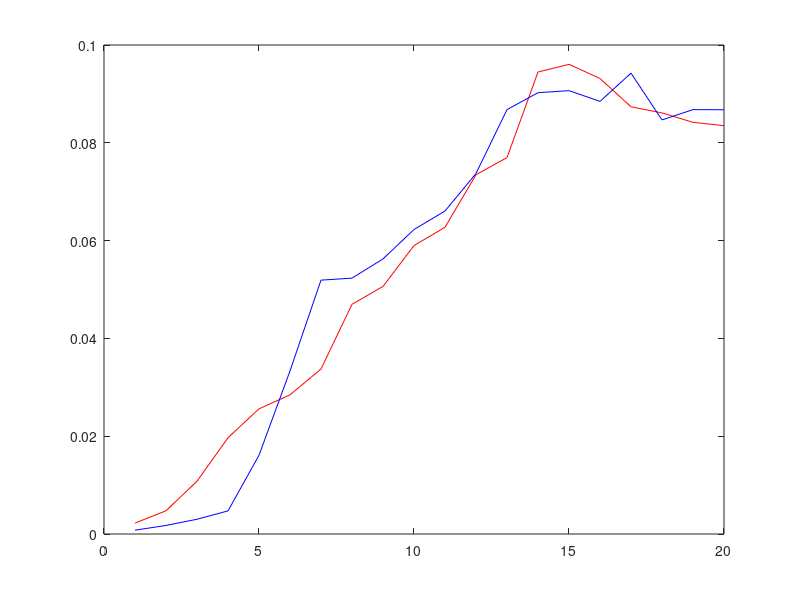

MATLAB code for this plot:
% maximals.m


% cost to move edge - bumpy
x = [0.5613806931867956,1.104245348477534,2.109153788566836,3.0280555553762563,2.9657467227643024,3.5653792378988087,5.2234235034006495,10.452537420714524,9.792394825492625,10.780424433163372,12.114464849398432,14.565620933917653,12.639974373076496];
x = [0.01051703633020079,0.03818699876252982,0.12510660823771538,0.22700796916152644,0.4927333690707887,1.1078625203552395,2.514993207077378,6.16359445511592,9.73514433676756,7.3480889749794835,7.065168143084311,8.020654192568802,14.148353718691457];

% SAD scale difference - bumpy
x = [0.014445171225788032,0.029033501557649926,0.04296168531600599,0.03776888480644146,0.023747172188653316,0.022742071278316567,0.04221148234627908,0.0563761343197893,0.05531678083389153,0.052262313110274294,0.05551009875669525,0.058680843992133504];
x = [0.00037485334390600634,0.0010214862220745181,0.0027299143835490085,0.0060933861831628635,0.00851595689786443,0.02042351788114802,0.0390396897490357,0.05761476370534377,0.055158363870869094,0.05058111135220095,0.05763331411590103,0.060532397888156814];

% entropy - typically always increases, bumpy
x = [0,0.16210938084661342,0.45972382991734256,0.5959319922473825,0.6628786483111216,0.6288636962608921,0.613668493474409,0.6640874789437993,0.6767475500645924,0.6881600976695305,0.7066751558534017,0.697493015513308,0.7070169338052363,0.7341242373922865,0.758856877815026,0.7473880676751987,0.7360607443537412,0.7180338999342243,0.737622466041045,0.7668837717269128];
% x = [0,0,0,0,0,0,0.10967644473526993,0.27312484285553,0.46761904044331976,0.5692643078364208,0.6262042681573251,0.6943795100112847,0.7582395963706469,0.7896314806984019,0.8151606404162837,0.825965680143078,0.8110849174901682,0.831611603147609,0.7937625280269596,0.7917635339580441];
% e - large
y = [0,0,0.10549397180000296,0.08821806010639363,0.24971632164323904,0.539371494777333,0.6546800736363672,0.6731105892779449,0.7009036589857828,0.6898479407608996,0.7147123325452014,0.7123679157986869,0.7355953819331835,0.7427266306800998,0.7444102945162707,0.7386029494225714,0.7513634537122368,0.7111371127779809,0.7228270416538612,0.7473094127021441];


%  range - increasing, bumpy
x = [0.06857724112558844,0.15702959361690694,0.31180966218459083,0.34532000221873915,0.41111303762262025,0.427156218588527,0.45247041402863597,0.487179753165892,0.4804502614589258,0.476591624303868,0.4780920818505741,0.4634403976776347,0.49358306189975354,0.5635553235593689,0.560348583877948,0.5502748920540296,0.5611387967654102,0.6043418166087708,0.6502145508837877,0.7906972312734651];
x = [0.0015019984103024908,0.0040149460438306805,0.014672676788514916,0.022781798387458835,0.06562625049980379,0.2534127075733812,0.3154714521502418,0.5545377233788822,0.6582734607104201,0.7034616315662261,0.7181359917402117,0.7679414622992797,0.7957056028803173,0.7879623430660353,0.7978697651899584,0.7995222074720976,0.7983141500388018,0.7951967923911589,0.8182374586155349,0.8000318216971711];

% entropy/range - bumpy
% x = [0,0,0,0,0,0,0.34765885783870243,0.4925270749685685,0.7103720085246292,0.8092329166112145,0.871985634141363,0.9042089066688176,0.952914738347889,1.0021182961940438,1.021671300230569,1.0330740940324703,1.0159971703504762,1.0457934578017483,0.9700882300964476,0.9896650514205962];
x = [0,1.0323492350244454,1.474373265717426,1.7257384119611348,1.6123999670368243,1.4722100929230926,1.3562621432206419,1.3631261862347295,1.4085694282059378,1.4439198311021293,1.4781151637526395,1.5050328348770285,1.432417334346921,1.3026657840007942,1.3542585805487035,1.3582085580634038,1.3117267039752714,1.188125461784905,1.1344293434197226,0.9698829607532591];
% large
y = [0,0,1.268204177507242,0.9327723592247891,0.5675594280553194,1.2340264961804914,1.4286931719956066,1.5101902261100209,1.2724943997760194,1.370546372134874,1.089291849590915,1.3629003227566934,1.1191149846304111,1.3723265501453275,1.3569493957896919,1.324766471898899,1.046948032898788,1.1778877776326637,1.145713673290473,0.9995836028840691];


% entropy * range - bumpy
x = [0,0,0.008775383556940118,0.008343328414451645,0.10987085794467961,0.23574988890334472,0.29999863316896785,0.3000137714870195,0.3860653054867115,0.34722661782743514,0.46894110011383944,0.37234421254881367,0.48350756924242694,0.4019763720690204,0.4083768254742537,0.4117965909219921,0.5392311956604605,0.4293414048209229,0.4560292369083115,0.558704001047919];


% variability
x = [0.0022305087835222544,0.004748277674547618,0.010794193312898737,0.01968646704454274,0.025598667344734375,0.028458380808535556,0.033735920914842524,0.04697265014556363,0.050631887637390724,0.05898651852223761,0.06272078575499096,0.07347315354830174,0.0769744783106587,0.09447577740213332,0.09604243426350384,0.09315083635506574,0.08736568016473908,0.08611311240312529,0.08419031529103169,0.0835030607436365];
y = [0.0007813050813807402,0.0017471454680660643,0.0030141085410259963,0.004724414582626253,0.01610169029726166,0.033348403905579936,0.05191611238105224,0.05232266552860063,0.05625346619467477,0.06226351702560445,0.06605178130721365,0.07372027832739045,0.08678766415205115,0.09024381972896606,0.0906696570624391,0.08846986944871195,0.09424719562224089,0.08467392869443559,0.08678515596639066,0.0867572487711207];


samples = 50;
samples = min(size(x,2),samples);
hold off;

% exact
plot( x(1:samples), 'r-' );
hold on;
plot( y(1:samples), 'b-' );
